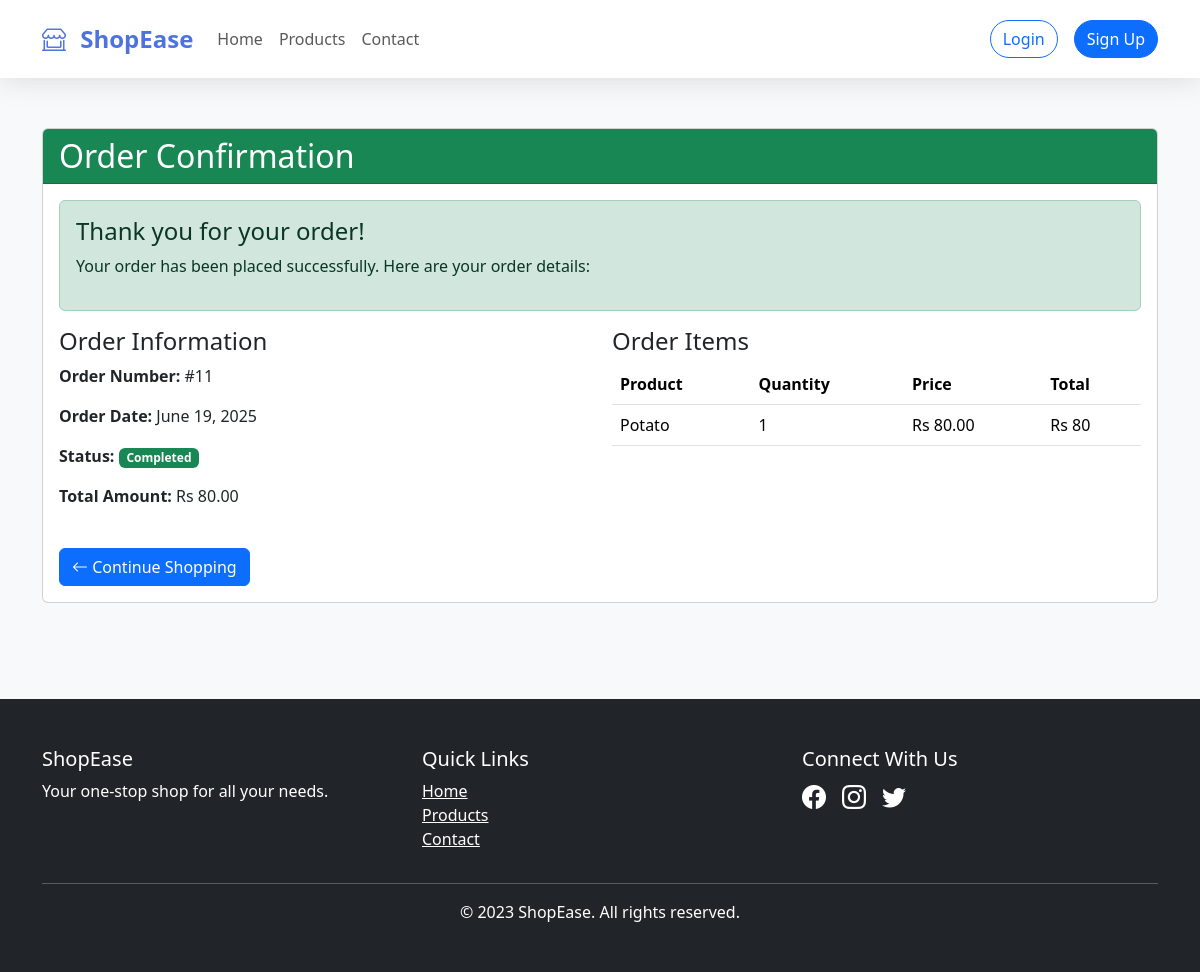
Page /order/11/ on the committed database.
### client_app/models.py (models this page shows)
class Order(models.Model):
    user = models.ForeignKey(User, on_delete=models.SET_NULL, null=True)  # If you have user accounts
    session_key = models.CharField(max_length=100, blank=True)  # For guest checkouts
    total_amount = models.DecimalField(max_digits=10, decimal_places=2)
    created_at = models.DateTimeField(auto_now_add=True)
    status = models.CharField(max_length=20, default='pending',
                            choices=[
                                ('pending', 'Pending'),
                                ('completed', 'Completed'),
                                ('cancelled', 'Cancelled')
                            ])

class OrderItem(models.Model):
    order = models.ForeignKey(Order, related_name='items', on_delete=models.CASCADE)
    product_name = models.CharField(max_length=255)
    quantity = models.PositiveIntegerField()
    price = models.DecimalField(max_digits=10, decimal_places=2)

### client_app/views.py (the view)
# urls.py: path('order/<int:order_id>/', views.order_confirmation, name='order_confirmation'),
def order_confirmation(request, order_id):
    order = get_object_or_404(Order, id=order_id)
    return render(request, 'order_confirmation.html', {
        'order': order,
        'title': f'Order Confirmation #{order.id}'
    })

### client_app/templates/order_confirmation.html
{% extends 'base.html' %}
{% block content %}
<div class="container my-5">
    <div class="card">
        <div class="card-header bg-success text-white">
            <h2 class="mb-0">Order Confirmation</h2>
        </div>
        <div class="card-body">
            <div class="alert alert-success">
                <h4 class="alert-heading">Thank you for your order!</h4>
                <p>Your order has been placed successfully. Here are your order details:</p>
            </div>
            <div class="row">
                <div class="col-md-6">
                    <h4>Order Information</h4>
                    <p><strong>Order Number:</strong> #{{ order.id }}</p>
                    <p><strong>Order Date:</strong> {{ order.created_at|date:"F j, Y" }}</p>
                    <p><strong>Status:</strong>
                        <span class="badge bg-success">{{ order.status|title }}</span>
                    </p>
                    <p><strong>Total Amount:</strong> Rs {{ order.total_amount }}</p>
                </div>
                <div class="col-md-6">
                    <h4>Order Items</h4>
                    <table class="table">
                        <thead>
                            <tr>
                                <th>Product</th>
                                <th>Quantity</th>
                                <th>Price</th>
                                <th>Total</th>
                            </tr>
                        </thead>
                        <tbody>
                            {% for item in order.items.all %}
                            <tr>
                                <td>{{ item.product_name }}</td>
                                <td>{{ item.quantity }}</td>
                                <td>Rs {{ item.price }}</td>
                                <td>Rs {% widthratio item.price 1 item.quantity %}</td>
                            </tr>
                            {% endfor %}
                        </tbody>
                    </table>
                </div>
            </div>
            <div class="mt-4">
                <a href="{% url 'products' %}" class="btn btn-primary">
                    <i class="bi bi-arrow-left"></i> Continue Shopping
                </a>
            </div>
        </div>
    </div>
</div>
{% endblock %}

### client_app/templates/base.html (style rules this page uses)
:root { --primary-color: #4e73df; --secondary-color: #f8f9fc; --accent-color: #2e59d9; }
body { padding-top: 80px; background-color: #f8f9fa; font-family: 'Segoe UI', Tahoma, Geneva, Verdana, sans-serif; min-height: 100vh; display: flex; flex-direction: column; }

### rows in the picture
Order: id "11", created_at "June 19, 2025", status "Completed", total_amount "80.00"
OrderItem: product_name "Potato", quantity "1", price "80.00", price+quantity "80"
